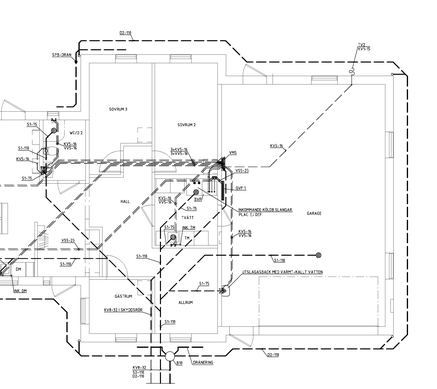
#> input picture notebookfiles/rightside.png, 437 x 389 px, shrunk from 2172 x 1935 before the run
$ jupyter execute dashed_line_detector_steps-Copy1.ipynb
#> lines starting #> are read from the running program, lines starting #| are printed output that depends on the picture; after the words box and inside, x2 and y2 are one past the last pixel; in counts of white or black regions, pixels touching at a corner belong together
# Bold Dashed-Line Detector — Steps 1–4 (Raster-first)

This notebook implements a **sample-driven** pipeline for detecting **bold dashed lines** in scanned floor plans.

**What you'll do:**
1. Select a **clean ROI** over a dashed line (rectangle tool).
2. The notebook will **learn** stroke width `w`, dash `d` and gap `g` from the sample.
3. It **preprocesses** the whole image (contrast + binarize).
4. It detects **bold dashed** candidates (width gating + matched filters).
5. It **links** them into polylines (skeleton + tracing) and shows overlays.

> Note: No scaling or length calculations here (that's Step 5; intentionally omitted per your request).

[cell 1]
# --- Imports & configuration ---
import os, json, math
import numpy as np
import cv2
import matplotlib.pyplot as plt

from matplotlib.widgets import RectangleSelector
from skimage.morphology import skeletonize
from skimage.measure import label, regionprops
from scipy.signal import find_peaks

# For crisp plots
plt.rcParams['figure.figsize'] = (10, 10)
plt.rcParams['figure.dpi'] = 110

# ---- INPUT IMAGE ----
# Change this path if you run the notebook elsewhere
IMG_PATH = 'rightside.png'

assert os.path.exists(IMG_PATH), f'Image not found: {IMG_PATH}'
img_gray = cv2.imread(IMG_PATH, cv2.IMREAD_GRAYSCALE)
#> img_gray is the input picture: shape (389, 437); min 0, max 255, mean 245.2

print('Loaded image:', IMG_PATH, 'shape:', img_gray.shape)
#| Loaded image: rightside.png shape: (389, 437)
plt.imshow(img_gray, cmap='gray'); plt.axis('off'); plt.title('Original'); plt.show()

## Step 1 — Select ROI (dash template)
Draw a rectangle around a **clean segment** of the target dashed line, then press **Enter** to confirm.

[cell 2]
## Step 1 — Load provided dash sample image
import cv2
import matplotlib.pyplot as plt
import math
import numpy as np
from scipy.signal import find_peaks

# Paths to files
IMG_PATH = "page_1.png"          # full floorplan
SAMPLE_PATH = "full-double-dash-h.png"     # cropped clean dash example

# Load both
img_gray = cv2.imread(IMG_PATH, cv2.IMREAD_GRAYSCALE)
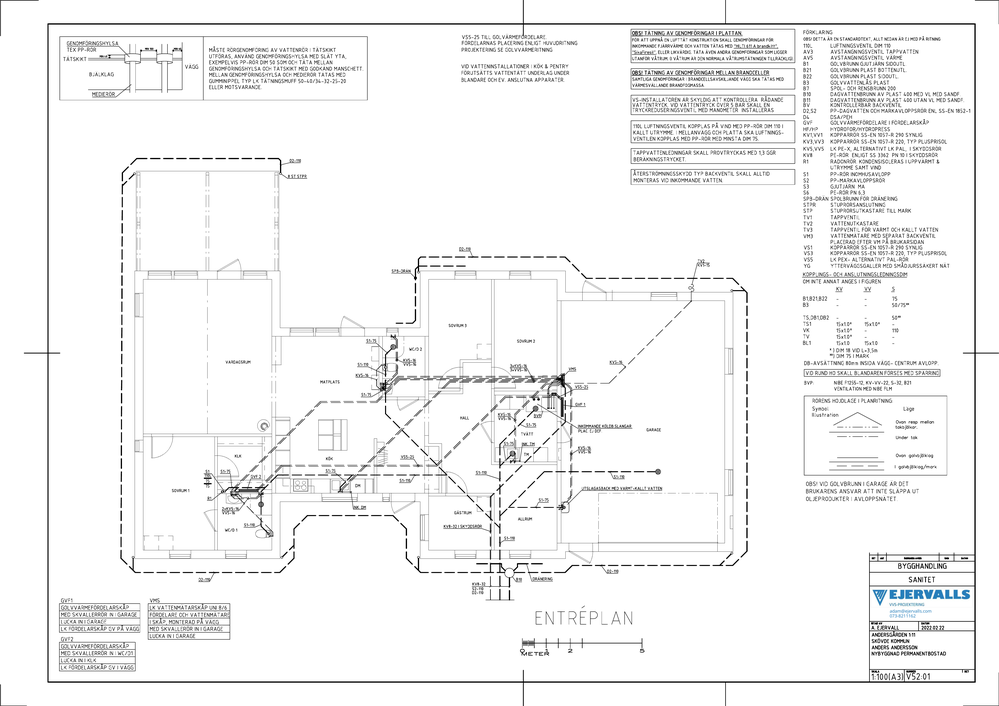
#> input picture notebookfiles/page_1.png, 999 x 706 px, shrunk from 4963 x 3509 before the run
#> img_gray: shape (706, 999)
roi = cv2.imread(SAMPLE_PATH, cv2.IMREAD_GRAYSCALE)
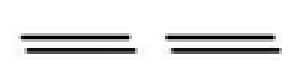
#> input picture notebookfiles/full-double-dash-h.png, 97 x 24 px, shrunk from 484 x 121 before the run (shown 3 times larger)
#> roi is the input picture: shape (24, 97); min 0, max 255, mean 228.8

print("Full image shape:", img_gray.shape)
#| Full image shape: (706, 999)
print("Sample shape:", roi.shape)
#| Sample shape: (24, 97)

# Show both
fig, axs = plt.subplots(1, 2, figsize=(12, 5))
axs[0].imshow(img_gray, cmap='gray')
axs[0].set_title('Original Image')
axs[0].axis('off')
axs[1].imshow(roi, cmap='gray')
axs[1].set_title('Clean Dash Sample')
axs[1].axis('off')
plt.show()

# --- Learn stroke width, dash length, gap ---
# Binarize sample
roi_blur = cv2.GaussianBlur(roi, (3,3), 0)
_, roi_bin = cv2.threshold(roi_blur, 0, 255, cv2.THRESH_BINARY_INV + cv2.THRESH_OTSU)
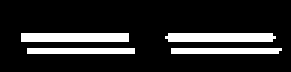
#> roi_bin: shape (24, 97) (shown 3 times larger); 15.5% white; 4 white regions, box (x1, y1, x2, y2) and area: (7, 11, 43, 14) 108, (55, 11, 92, 14) 107, (57, 16, 94, 18) 73, (9, 16, 45, 18) 72

plt.imshow(roi_bin, cmap='gray')
plt.axis('off')
plt.title('Binarized Dash Sample')
plt.show()

# Stroke width
dist = cv2.distanceTransform(roi_bin, cv2.DIST_L2, 3)
stroke_width = float(np.median(dist[roi_bin > 0]) * 2.0)
#> stroke_width = 1.91
stroke_width = max(1.0, stroke_width)
print(f"Estimated stroke width ~ {stroke_width:.2f} px")
#| Estimated stroke width ~ 1.91 px

# Orientation
ys, xs = np.where(roi_bin > 0)
#> ys = 360 values from 11 to 17; xs = 360 values, max 93 at index 287, min 7 at index 0, mean 49.51
cov = np.cov(xs, ys)
#> cov = [[696.7, 2.28], [2.28, 5.37]]
eigvals, eigvecs = np.linalg.eig(cov)
#> eigvals = [696.7, 5.37]; eigvecs = [[1, -0.0033], [0.0033, 1]]
main_axis = eigvecs[:, np.argmax(eigvals)]
#> main_axis = [1, 0.0033]
angle_rad = math.atan2(main_axis[1], main_axis[0])
#> angle_rad = 0.0033
angle_deg = np.degrees(angle_rad)
#> angle_deg = 0.189

# --- Rotate so dash is horizontal without cropping ---
# Compute center and needed bounding box size after rotation
h, w = roi_bin.shape
center = (w // 2, h // 2)
angle_deg = -np.degrees(angle_rad)
#> angle_deg = -0.189

# Compute rotation matrix
M = cv2.getRotationMatrix2D(center, angle_deg, 1.0)
#> M = [[1, -0.0033, 0.0398], [0.0033, 1, -0.158]]

# Compute new bounding dimensions
cos = abs(M[0, 0])
#> cos = 1
sin = abs(M[0, 1])
#> sin = 0.0033
new_w = int((h * sin) + (w * cos))
#> new_w = 97
new_h = int((h * cos) + (w * sin))
#> new_h = 24

# Adjust translation in the rotation matrix
M[0, 2] += (new_w / 2) - center[0]
M[1, 2] += (new_h / 2) - center[1]

# Rotate on padded canvas
roi_rot = cv2.warpAffine(roi_bin, M, (new_w, new_h), flags=cv2.INTER_NEAREST, borderValue=0)
#> roi_rot: shape (24, 97); 15.5% white; 4 white regions, box (x1, y1, x2, y2) and area: (7, 11, 44, 14) 108, (55, 11, 93, 14) 108, (57, 16, 94, 18) 73, (9, 16, 45, 18) 72

plt.imshow(roi_rot, cmap='gray')
plt.axis('off')
plt.title(f'Rotated Sample (~{angle_deg:.1f}°)')
plt.show()


# Projection to find dash/gap
proj = np.sum(roi_rot > 0, axis=0).astype(np.float32)
#> proj = 97 values, max 5 at index 9, min 0 at index 0, mean 3.72
proj = (proj - proj.min()) / (proj.max() - proj.min() + 1e-6)
#> proj = 97 values, max 1 at index 9, min 0 at index 0, mean 0.744
peaks, _ = find_peaks(proj, height=0.3, distance=max(2, int(stroke_width)))
#> peaks = [25, 73]
period_px = np.median(np.diff(peaks)) if len(peaks) > 1 else np.nan
#> period_px = 48

dash_widths = []
th = 0.3
for p in peaks:
    left = p
    while left > 0 and proj[left] > th: left -= 1
    right = p
    while right < len(proj)-1 and proj[right] > th: right += 1
    dash_widths.append(right - left)
#> this loop made 2 passes
#> p on passes 1 to 2: 25, 73
#> after the loop, dash_widths = [39, 38]

dash_len = float(np.median(dash_widths)) if dash_widths else float('nan')
#> dash_len = 38.5
gap_len = float(period_px - dash_len) if (dash_len==dash_len and period_px==period_px) else float('nan')
#> gap_len = 9.5

print(f"Estimated period ~ {period_px:.2f} px")
#| Estimated period ~ 48.00 px
print(f"Estimated dash length ~ {dash_len:.2f} px")
#| Estimated dash length ~ 38.50 px
print(f"Estimated gap length  ~ {gap_len:.2f} px")
#| Estimated gap length  ~ 9.50 px

# Plot projection profile
plt.figure(figsize=(10, 3))
plt.plot(proj)
if len(peaks):
    plt.scatter(peaks, proj[peaks], s=20, c='red')
plt.title('Projection along dash axis')
plt.xlabel('Pixels')
plt.ylabel('Normalized ink count')
plt.show()
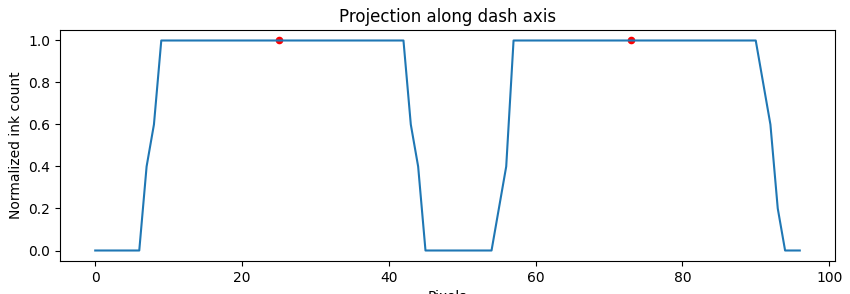
#> figure drawn by matplotlib, 1 panel; curve peaks at x = 9, y = 1

## Step 1b — Learn stroke width, dash and gap from ROI
We binarize the ROI, estimate **stroke width** from the distance transform, and estimate **dash/gap** by projecting
intensity along the dominant axis and finding periodic peaks.

[cell 3]
## Step 1b — Learn stroke width, dash and gap from sample
import cv2
import numpy as np
import math
from scipy.signal import find_peaks
import matplotlib.pyplot as plt

# --- Binarize sample (invert so ink=1) ---
roi_blur = cv2.GaussianBlur(roi, (3,3), 0)
_, roi_bin = cv2.threshold(
    roi_blur, 0, 255,
    cv2.THRESH_BINARY_INV + cv2.THRESH_OTSU
)

plt.imshow(roi_bin, cmap='gray')
plt.axis('off')
plt.title('Binarized Dash Sample')
plt.show()

# --- Stroke width via distance transform ---
dist = cv2.distanceTransform(roi_bin, cv2.DIST_L2, 3)
stroke_width = float(np.median(dist[roi_bin > 0]) * 2.0)
stroke_width = max(1.0, stroke_width)
print(f"Estimated stroke width ~ {stroke_width:.2f} px")
#| Estimated stroke width ~ 1.91 px

# --- Orientation estimation ---
ys, xs = np.where(roi_bin > 0)
if len(xs) < 50:
    raise RuntimeError("Sample too small or too few ink pixels.")

cov = np.cov(xs, ys)
eigvals, eigvecs = np.linalg.eig(cov)
main_axis = eigvecs[:, np.argmax(eigvals)]
angle_rad = math.atan2(main_axis[1], main_axis[0])
angle_deg = -np.degrees(angle_rad)  # negative for cv2 rotation

# --- Rotate with padding to avoid cropping ---
h, w = roi_bin.shape
center = (w // 2, h // 2)
M = cv2.getRotationMatrix2D(center, angle_deg, 1.0)
cos = abs(M[0, 0])
sin = abs(M[0, 1])
new_w = int((h * sin) + (w * cos))
new_h = int((h * cos) + (w * sin))
M[0, 2] += (new_w / 2) - center[0]
M[1, 2] += (new_h / 2) - center[1]
roi_rot = cv2.warpAffine(
    roi_bin, M, (new_w, new_h),
    flags=cv2.INTER_NEAREST, borderValue=0
)

plt.imshow(roi_rot, cmap='gray')
plt.axis('off')
plt.title(f'Rotated Sample (~{angle_deg:.1f}°)')
plt.show()

# --- Projection along the dash axis ---
proj = np.sum(roi_rot > 0, axis=0).astype(np.float32)
#> proj = 97 values, max 5 at index 9, min 0 at index 0, mean 3.72
proj = (proj - proj.min()) / (proj.max() - proj.min() + 1e-6)
#> proj = 97 values, max 1 at index 9, min 0 at index 0, mean 0.744

# --- Peak detection to estimate period ---
peaks, _ = find_peaks(
    proj, height=0.3,
    distance=max(2, int(stroke_width))
)
period_px = np.median(np.diff(peaks)) if len(peaks) > 1 else np.nan

# --- Dash length from peak widths ---
dash_widths = []
th = 0.3
for p in peaks:
    left = p
    while left > 0 and proj[left] > th:
        left -= 1
    right = p
    while right < len(proj)-1 and proj[right] > th:
        right += 1
    dash_widths.append(right - left)

dash_len = float(np.median(dash_widths)) if dash_widths else float('nan')
gap_len = float(period_px - dash_len) if (
    dash_len == dash_len and period_px == period_px
) else float('nan')

print(f"Estimated period     ~ {period_px:.2f} px")
#| Estimated period     ~ 48.00 px
print(f"Estimated dash len  ~ {dash_len:.2f} px")
#| Estimated dash len  ~ 38.50 px
print(f"Estimated gap len   ~ {gap_len:.2f} px")
#| Estimated gap len   ~ 9.50 px

# --- Visualize projection pro

## Step 2 — Preprocess full image
Light contrast equalization + Otsu binarization (ink becomes white in the binary mask).

[cell 4]
# CLAHE for gentle contrast normalization
clahe = cv2.createCLAHE(clipLimit=2.0, tileGridSize=(8,8))
img_eq = clahe.apply(img_gray)

# Binary ink mask (ink=1)
_, img_bin = cv2.threshold(img_eq, 0, 255, cv2.THRESH_BINARY_INV + cv2.THRESH_OTSU)
#> img_bin: shape (706, 999); 8.9% white in thin lines or dots

f, ax = plt.subplots(1,2, figsize=(12,6))
ax[0].imshow(img_eq, cmap='gray'); ax[0].set_title('Equalized'); ax[0].axis('off')
ax[1].imshow(img_bin, cmap='gray'); ax[1].set_title('Binarized (ink=white)'); ax[1].axis('off')
plt.show()

## Step 3 — Width gating (boldness filter)
Compute distance transform on the binary mask and keep pixels whose **local stroke width**
matches the ROI's stroke width ± tolerance.

[cell 5]
# Distance transform on full image
dist_full = cv2.distanceTransform(img_bin, cv2.DIST_L2, 3)

# Tolerance around stroke width
tol = max(1.0, 0.15 * stroke_width)
#> tol = 1
lower = max(0.5, (stroke_width/2.0) - tol)
#> lower = 0.5
upper = (stroke_width/2.0) + tol
#> upper = 1.95

mask_width = ((dist_full >= lower) & (dist_full <= upper)).astype(np.uint8)
#> mask_width: shape (706, 999); values 0 (black) and 1 (white), 8.9% white in thin lines or dots

# Clean small speckles
kernel = cv2.getStructuringElement(cv2.MORPH_RECT, (3,3))
mask_width = cv2.morphologyEx(mask_width, cv2.MORPH_OPEN, kernel, iterations=1)
#> mask_width: shape (706, 999); values 0 (black) and 1 (white), 1.1% white; 623 white regions (553 under 20 px), largest, box (x1, y1, x2, y2) and area: (446, 376, 472, 383) 95, (542, 390, 550, 409) 63, (140, 58, 157, 61) 51

plt.imshow(mask_width, cmap='gray'); plt.axis('off'); plt.title(f'Width mask ~ w={stroke_width:.1f}±{tol:.1f}'); plt.show()

# Overlay preview
overlay = cv2.cvtColor(img_gray, cv2.COLOR_GRAY2BGR)
ys, xs = np.where(mask_width>0)
#> ys = 8026 values from 31 to 677; xs = 8026 values, max 968 at index 7972, min 63 at index 7316, mean 633.8
overlay[ys, xs] = [0, 0, 255]
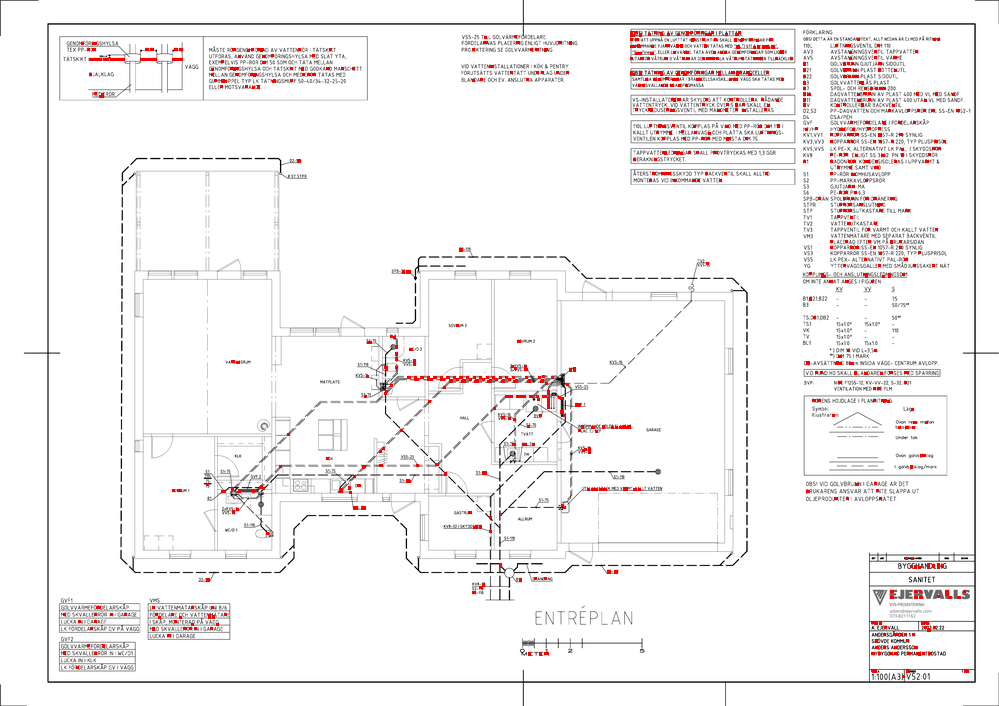
#> overlay: shape (706, 999, 3); mean B, G, R 242.5, 242.5, 245.4
plt.imshow(overlay); plt.axis('off'); plt.title('Width-gated pixels (red)'); plt.show()

## Step 3b — Oriented matched filtering
Apply a bank of short thick **line kernels** (length≈dash, thickness≈w) at multiple orientations
to emphasize segments aligned like the sample dashes.

[cell 6]
def make_line_kernel(length, thickness, angle_deg):
    size = max(int(length*1.5), int(thickness*6), 9)
    if size % 2 == 0: size += 1
    kern = np.zeros((size, size), np.float32)
    cv2.line(kern, (size//10, size//2), (size - size//10, size//2), 1.0, int(max(1, round(thickness))))
    M = cv2.getRotationMatrix2D((size//2, size//2), angle_deg, 1.0)
    kern = cv2.warpAffine(kern, M, (size, size))
    # normalize kernel energy
    s = kern.sum() + 1e-6
    return kern / s

# pick length fallback if dash_len is nan
dash_for_kernel = dash_len if dash_len==dash_len and dash_len>2 else max(6, stroke_width*3)
#> dash_for_kernel = 38.5
angles = np.arange(0, 180, 10.0)

resp_max = np.zeros_like(dist_full, dtype=np.float32)
for ang in angles:
    k = make_line_kernel(dash_for_kernel, stroke_width, ang)
    r = cv2.filter2D(mask_width.astype(np.float32), -1, k, borderType=cv2.BORDER_REPLICATE)
    resp_max = np.maximum(resp_max, r)
#> this loop made 18 passes
#> (M in make_line_kernel, s in make_line_kernel) on passes 1 to 7: ([[1, 0, 0], [0, 1, 0]], 146), ([[0.985, 0.174, -4.44], [-0.174, 0.985, 5.29]], 146.1), ([[0.94, 0.342, -7.89], [-0.342, 0.94, 11.27]], 146.1), ([[0.866, 0.5, -10.25], [-0.5, 0.866, 17.75]], 146), ([[0.766, 0.643, -11.45], [-0.643, 0.766, 24.55]], 146.2), ([[0.643, 0.766, -11.45], [-0.766, 0.643, 31.45]], 146.2), ([[0.5, 0.866, -10.25], [-0.866, 0.5, 38.25]], 146)
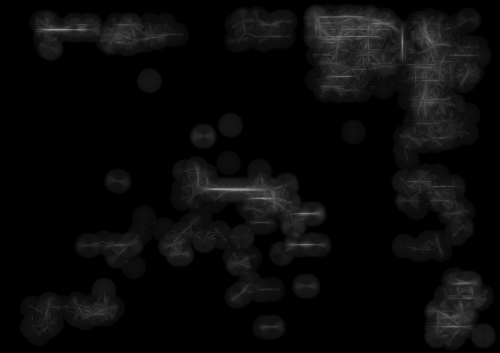
#> resp_max: shape (706, 999) float32 (shown at 1/2 size); min 0, max 0.699, mean 0.0389

# Threshold relative to local max
thr = 0.4 * resp_max.max()
#> thr = 0.279
match_mask = (resp_max >= thr).astype(np.uint8)
#> match_mask: shape (706, 999); values 0 (black) and 1 (white), 0.8% white; 91 white regions (68 under 20 px), largest, box (x1, y1, x2, y2) and area: (631, 30, 792, 87) 2135, (404, 373, 537, 390) 785, (834, 52, 890, 96) 411

plt.imshow(resp_max, cmap='gray'); plt.axis('off'); plt.title('Matched-filter response (max over angles)'); plt.show()
plt.imshow(match_mask, cmap='gray'); plt.axis('off'); plt.title(f'Thresholded response (thr={thr:.3f})'); plt.show()

# Directional closing to connect small gaps along orientations
se = cv2.getStructuringElement(cv2.MORPH_RECT, (3,3))
match_mask = cv2.morphologyEx(match_mask, cv2.MORPH_CLOSE, se, iterations=1)
#> match_mask: shape (706, 999); values 0 (black) and 1 (white), 0.89% white; 65 white regions (44 under 20 px), largest, box (x1, y1, x2, y2) and area: (631, 30, 792, 97) 2613, (404, 373, 537, 390) 797, (834, 52, 890, 96) 474

plt.imshow(match_mask, cmap='gray'); plt.axis('off'); plt.title('Post-processed candidate mask'); plt.show()

## Step 4 — Skeletonize and trace polylines
We skeletonize the candidate mask and extract connected paths as polylines. For a quick visual,
we plot the skeleton over the original.

[cell 7]
## Step 4 — Skeletonize and trace polylines
from skimage.morphology import skeletonize
from collections import deque
import cv2
import matplotlib.pyplot as plt

# Skeleton from detected mask
skel = skeletonize(match_mask > 0).astype(np.uint8)
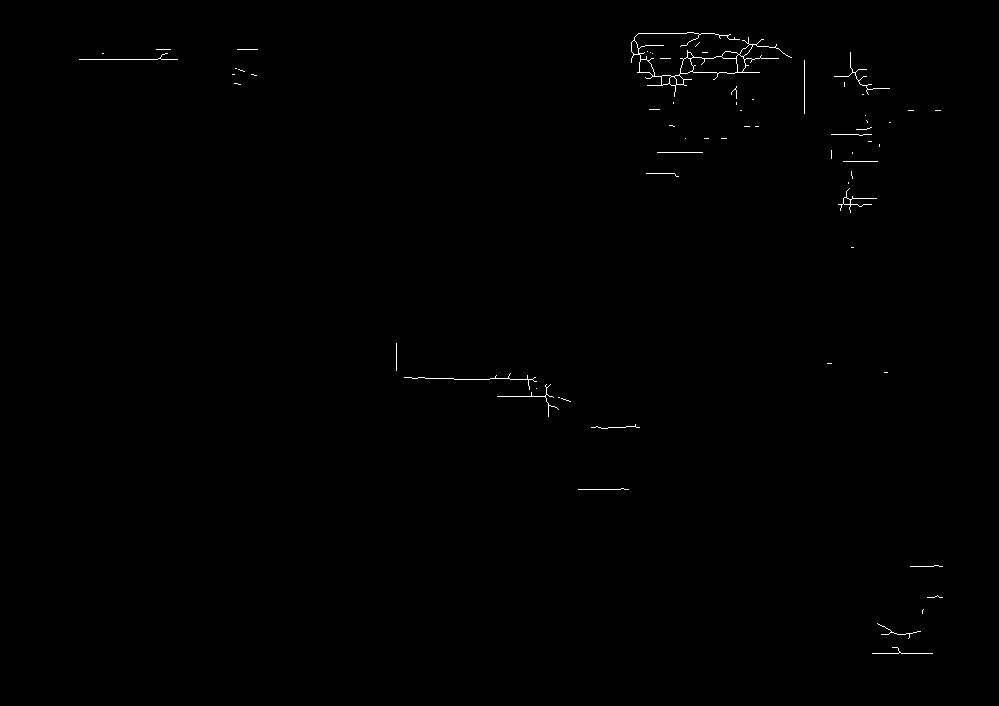
#> skel: shape (706, 999); values 0 (black) and 1 (white), 0.3% white in thin lines or dots, all inside (x1, y1, x2, y2) = (79, 32, 943, 654)

plt.imshow(skel, cmap='gray')
plt.axis('off')
plt.title('Skeleton')
plt.show()

# Trace skeleton into ordered polylines
H, W = skel.shape
visited = np.zeros_like(skel, dtype=bool)

def neighbors(y, x):
    for dy in (-1, 0, 1):
        for dx in (-1, 0, 1):
            if dy == 0 and dx == 0:
                continue
            ny, nx = y + dy, x + dx
            if 0 <= ny < H and 0 <= nx < W and skel[ny, nx]:
                yield ny, nx

def degree(y, x):
    return sum(1 for _ in neighbors(y, x))

polylines = []

def trace_from(start):
    path = [start]
    y, x = start
    visited[y, x] = True
    nbrs = [n for n in neighbors(y, x) if not visited[n]]
    if not nbrs:
        return path
    y, x = nbrs[0]
    path.append((y, x))
    visited[y, x] = True
    while True:
        nbrs = [n for n in neighbors(y, x) if not visited[n]]
        if not nbrs:
            break
        if len(nbrs) == 1:
            y, x = nbrs[0]
            path.append((y, x))
            visited[y, x] = True
        else:
            break
    return path

# Trace from endpoints
for sy in range(H):
    for sx in range(W):
        if skel[sy, sx] and not visited[sy, sx] and degree(sy, sx) == 1:
            poly = trace_from((sy, sx))
            if len(poly) >= 10:
                polylines.append(poly)
#> this loop made 706 passes

# Also collect any leftover loops
for sy in range(H):
    for sx in range(W):
        if skel[sy, sx] and not visited[sy, sx]:
            poly = trace_from((sy, sx))
            if len(poly) >= 10:
                polylines.append(poly)
#> this loop made 706 passes
#> after the loop, polylines = 68 items

print('Polylines traced:', len(polylines))
#| Polylines traced: 68

# Overlay visualization
overlay = cv2.cvtColor(img_gray, cv2.COLOR_GRAY2BGR)
for poly in polylines:
    for (y, x) in poly:
        overlay[y, x] = (0, 0, 255)  # red
#> this loop made 68 passes
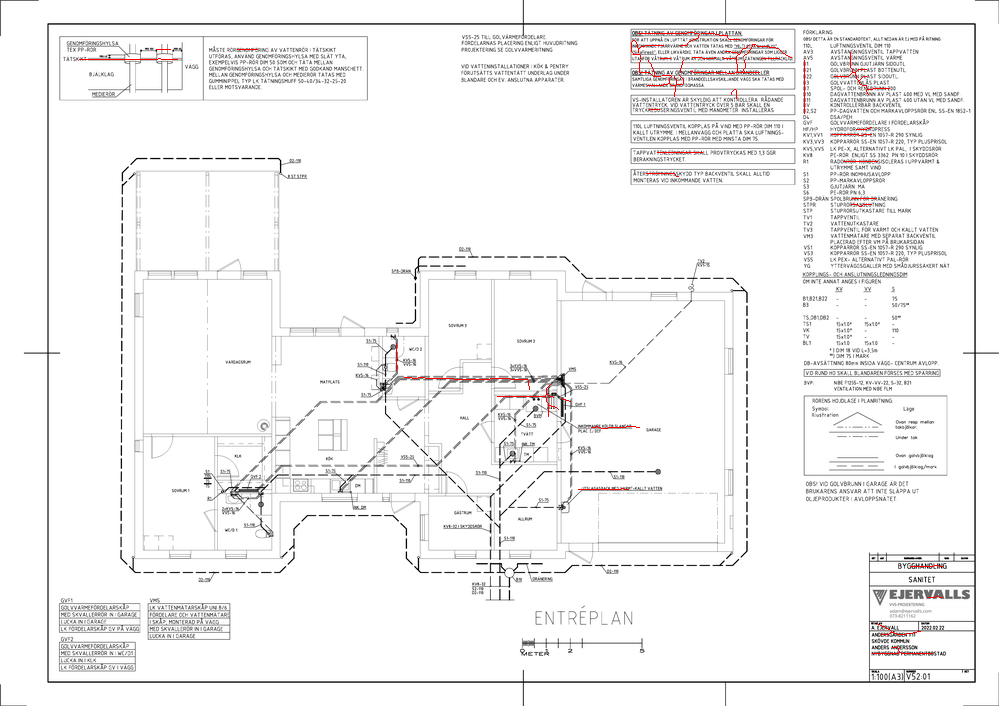
#> overlay: shape (706, 999, 3); mean B, G, R 243.9, 243.9, 244.5

plt.imshow(overlay)
plt.axis('off')
plt.title('Detected dashed-line polylines (red overlay)')
plt.show()
